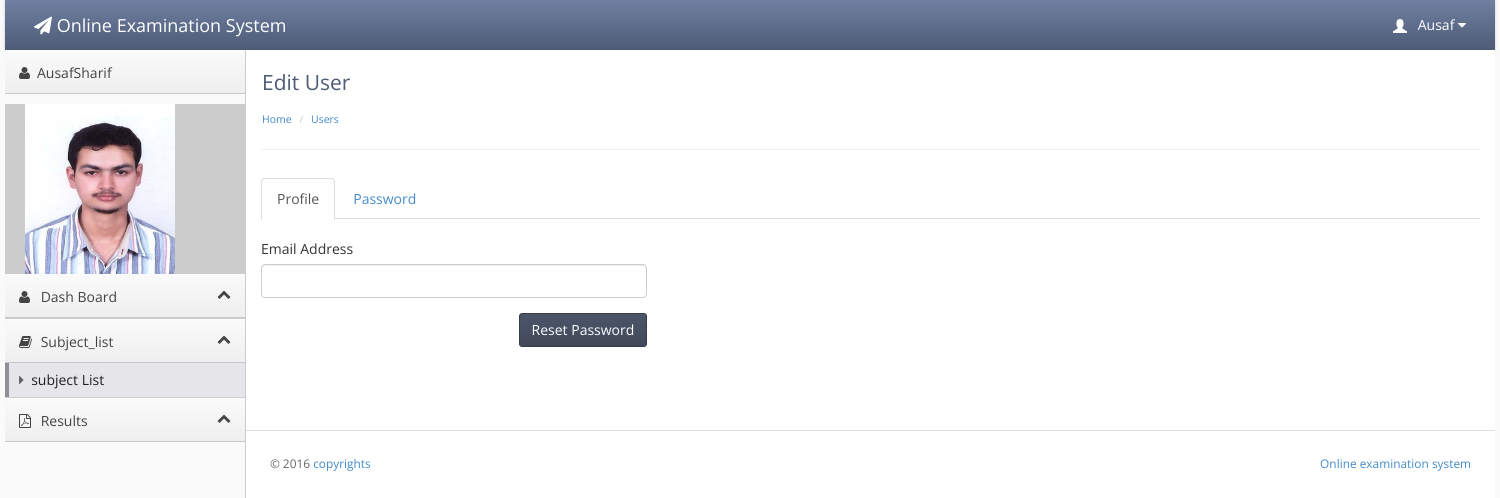
The app's page /OAS/reset-password.php (signed in) with its own data.
### tables this page shows
CREATE TABLE IF NOT EXISTS `student` (
  `student_id` int(20) NOT NULL AUTO_INCREMENT,
  `user` varchar(20) NOT NULL,
  `f_name` varchar(20) NOT NULL,
  `l_name` varchar(20) NOT NULL,
  `password` varchar(20) NOT NULL,
  `email` varchar(30) NOT NULL,
  `contact` varchar(20) NOT NULL,
  `address` varchar(50) NOT NULL,
  `city` varchar(20) NOT NULL,
  `code` varchar(20) NOT NULL,
  `image` varchar(1000) DEFAULT NULL,
  PRIMARY KEY (`student_id`),
  UNIQUE KEY `code` (`code`),
  KEY `user` (`user`)
);

### OAS/reset-password.php (the view, shortened to what this page needs)
<!doctype html>
<html lang="en"><head>
    <link rel="stylesheet" type="text/css" href="lib/bootstrap/css/bootstrap.css">
    <link rel="stylesheet" href="lib/font-awesome/css/font-awesome.css">
    <link rel="stylesheet" type="text/css" href="stylesheets/theme.css">
    <link rel="stylesheet" type="text/css" href="stylesheets/premium.css">
</head>
<body class=" theme-blue">
<div style="width:100%; height:auto;">
<div style="width:1490px; margin-left:auto; margin-right:auto; ">
    <div class="navbar navbar-default" role="navigation">
        <div class="navbar-header">
  <a class="" href="index.html"><span class="navbar-brand"><span class="fa fa-paper-plane"></span> Online Examination System</span></a></div>
           <?php
  if(isset($_SESSION['user']))
  {
  $id =$_SESSION['user'];
 $result = mysql_query("select * from student
WHERE student.user = '$id'");
while($row = mysql_fetch_array($result))
{
$image = "images/".$row['image'];
?>
        <div class="navbar-collapse collapse" style="height: 1px;">
          <ul id="main-menu" class="nav navbar-nav navbar-right">
            <li class="dropdown hidden-xs">
                <a href="#" class="dropdown-toggle" data-toggle="dropdown">
                    <span class="glyphicon glyphicon-user padding-right-small" style="position:relative;top: 3px;"></span>
                     <?php echo $row['f_name'];?>
                    <i class="fa fa-caret-down"></i>
                </a>
            </li>
          </ul>
        </div>
      </div>
    </div>
    </div>
<div style="width:100%; height:auto;">
<div style="width:1490px; margin-left:auto; margin-right:auto; ">
   <div class="sidebar-nav">
   <ul>
    <li><a href="" class="nav-header" data-toggle="collapse"><i class="fa fa-fw fa-user"></i><?php echo $row['f_name'];?><?php echo $row['l_name'];?>  </a></li>
    <li style="width:100%; margin-top:10px; background:#cccccc;  height:170px;">
    <div style="width:150px; height:170px; margin-left:20px; margin-top:10px; background-color:#333333;"><img src="<?php echo $image;?>" width="100%" height="100%"></div>
    </li>
    <li><a href="student_main.php" data-target=".dashboard-menu" class="nav-header" data-toggle="collapse"><i class="fa fa-fw fa-user"></i> Dash Board<i class="fa fa-collapse"></i></a></li>
    <li><ul class="dashboard-menu nav nav-list collapse in ">
    </ul></li>
    <ul>
    <li><a href="#" data-target=".dashboard-menu" class="nav-header" data-toggle="collapse"><i class="fa fa-fw fa-book"></i> Subject_list<i class="fa fa-collapse"></i></a></li>
    <li><ul class="dashboard-menu nav nav-list collapse in ">
           <li class="active"><a href="student_subject_list.php"><span class="fa fa-caret-right"></span> subject List</a></li>
    </ul></li>
     <li><a href="#" data-target=".dashboard-menu" class="nav-header" data-toggle="collapse"><i class="fa fa-fw fa-file-pdf-o"></i> Results<i class="fa fa-collapse"></i></a></li>
    </div>
    <div class="content">
        <div class="header">
            <h1 class="page-title">Edit User</h1>
                    <ul class="breadcrumb">
            <li><a href="index.html">Home</a> </li>
            <li><a href="users.html">Users</a> </li>
        </ul>
        </div>
<?php
if(!isset($_POST['submit'])){
 $q="select * from student WHERE student.student_id ='".$_GET['id']."'";
 $result=mysql_query($q);
 }
?> <div class="main-content">
<ul class="nav nav-tabs">
  <li class="active"><a href="#home" data-toggle="tab">Profile</a></li>
 <li><a href="#profile" data-toggle="tab">Password</a></li>
</ul>
<div class="row">
  <div class="col-md-4">
    <br>
    <div id="myTabContent" class="tab-content">
      <div class="tab-pane active in" id="home">
     <form>
                <div class="form-group">
                    <label>Email Address</label>
                    <input type="text" class="form-controlspan12 form-control">
                </div>
                <a href="index.html" class="btn btn-primary pull-right">Reset Password</a>
                <div class="clearfix"></div>
            </form>
      </div>
    </div>
  </div>
</div>
             <footer>
                <hr>
                <p class="pull-right"><a href="main_user.php" target="_blank">Online examination system</a></p>
                <p>© 2016 <a href="http://www.portnine.com" target="_blank">copyrights</a></p>
            </footer>
</body></html>
<?php }} ?>

### OAS/reset-password.php (style rules this page uses)
.navbar-default .navbar-brand, .navbar-default .navbar-brand:hover { color: #fff; }

### records on screen
student: f_name "Ausaf", l_name "Sharif", image (picture)
